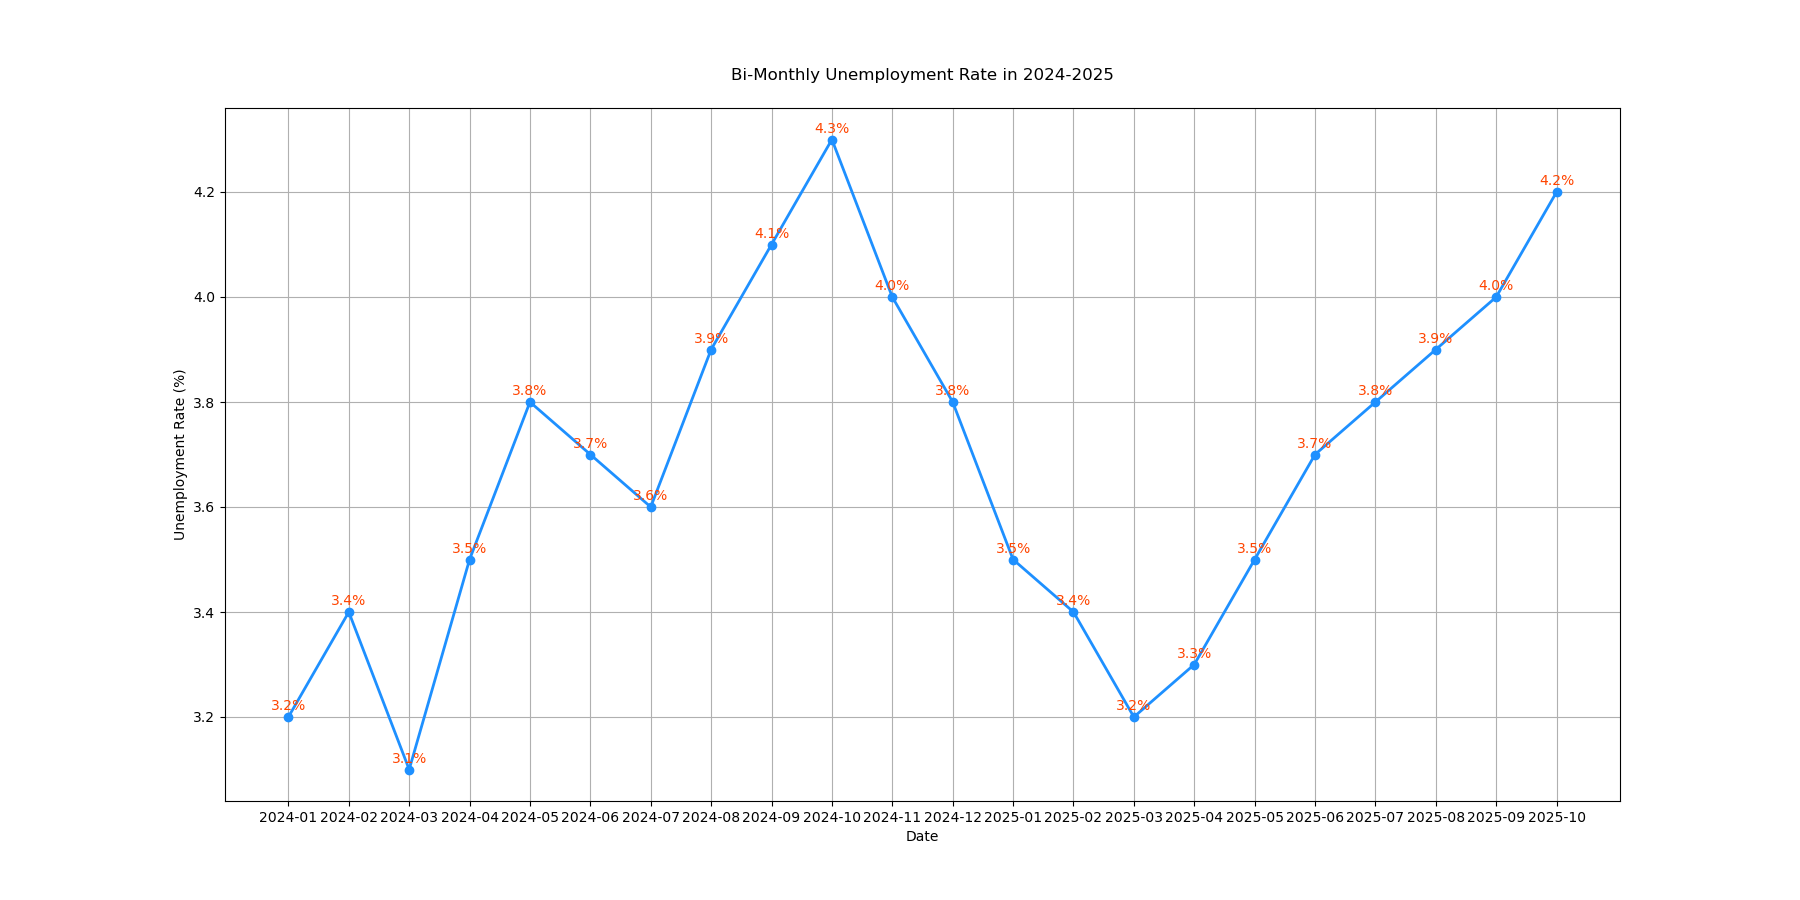

Here is the Python script that generated this plot:

import matplotlib.pyplot as plt

# Data
dates = [
    "2024-01", "2024-02", "2024-03", "2024-04", "2024-05", "2024-06", "2024-07", "2024-08",
    "2024-09", "2024-10", "2024-11", "2024-12", "2025-01", "2025-02", "2025-03", "2025-04",
    "2025-05", "2025-06", "2025-07", "2025-08", "2025-09", "2025-10"
]
unemployment_rate = [
    3.2, 3.4, 3.1, 3.5, 3.8, 3.7, 3.6, 3.9, 4.1, 4.3, 4.0, 3.8, 3.5, 3.4, 3.2, 3.3, 3.5, 3.7, 3.8, 3.9, 4.0, 4.2
]

# Create the plot
plt.figure(figsize=(18, 9))  # Change the size of the chart
plt.plot(dates, unemployment_rate, marker='o', color="#1E90FF", linewidth=2)  # Change color and add markers

# Annotations
for i, rate in enumerate(unemployment_rate):
    plt.annotate(f"{rate}%", (dates[i], rate), textcoords="offset points", xytext=(0, 5),
                 ha='center', color="#FF4500")

# Improve the visual appeal with labels, title, and grid
plt.xlabel('Date')
plt.ylabel('Unemployment Rate (%)')
plt.title('Bi-Monthly Unemployment Rate in 2024-2025', pad=20)
plt.grid(True)

# Show the plot
plt.show()
